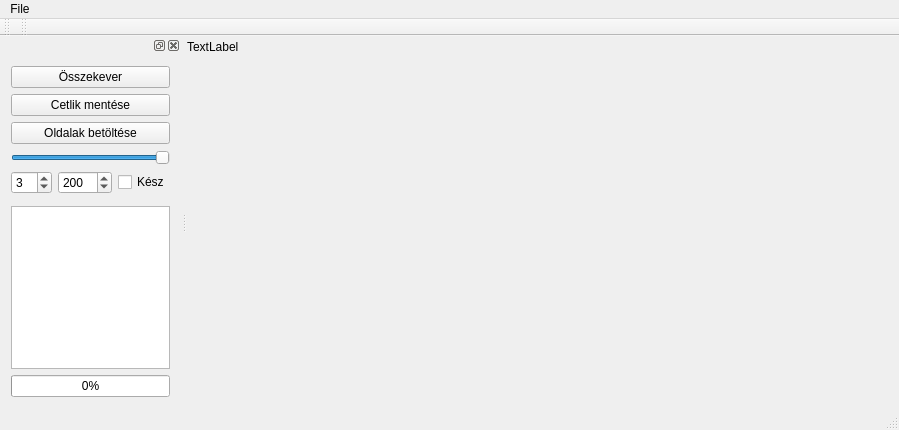
<?xml version="1.0" encoding="UTF-8"?>
<ui version="4.0">
 <class>MainWindow</class>
 <widget class="QMainWindow" name="MainWindow">
  <property name="geometry">
   <rect>
    <x>0</x>
    <y>0</y>
    <width>899</width>
    <height>430</height>
   </rect>
  </property>
  <property name="sizePolicy">
   <sizepolicy hsizetype="Maximum" vsizetype="Preferred">
    <horstretch>0</horstretch>
    <verstretch>0</verstretch>
   </sizepolicy>
  </property>
  <property name="minimumSize">
   <size>
    <width>500</width>
    <height>0</height>
   </size>
  </property>
  <property name="windowTitle">
   <string>MainWindow</string>
  </property>
  <widget class="QWidget" name="centralWidget">
   <property name="minimumSize">
    <size>
     <width>349</width>
     <height>0</height>
    </size>
   </property>
   <widget class="QLabel" name="label">
    <property name="geometry">
     <rect>
      <x>0</x>
      <y>0</y>
      <width>331</width>
      <height>21</height>
     </rect>
    </property>
    <property name="text">
     <string>TextLabel</string>
    </property>
   </widget>
  </widget>
  <widget class="QMenuBar" name="menuBar">
   <property name="geometry">
    <rect>
     <x>0</x>
     <y>0</y>
     <width>899</width>
     <height>26</height>
    </rect>
   </property>
   <widget class="QMenu" name="menuOpen_Image">
    <property name="title">
     <string>File</string>
    </property>
    <addaction name="actionOpen_Image"/>
   </widget>
   <addaction name="menuOpen_Image"/>
  </widget>
  <widget class="QToolBar" name="mainToolBar">
   <attribute name="toolBarArea">
    <enum>TopToolBarArea</enum>
   </attribute>
   <attribute name="toolBarBreak">
    <bool>false</bool>
   </attribute>
  </widget>
  <widget class="QStatusBar" name="statusBar"/>
  <widget class="PagesList" name="dockWidget">
   <property name="sizePolicy">
    <sizepolicy hsizetype="Minimum" vsizetype="Preferred">
     <horstretch>0</horstretch>
     <verstretch>0</verstretch>
    </sizepolicy>
   </property>
   <property name="minimumSize">
    <size>
     <width>150</width>
     <height>369</height>
    </size>
   </property>
   <attribute name="dockWidgetArea">
    <number>1</number>
   </attribute>
   <widget class="QWidget" name="dockWidgetContents">
    <property name="sizePolicy">
     <sizepolicy hsizetype="Minimum" vsizetype="Preferred">
      <horstretch>0</horstretch>
      <verstretch>0</verstretch>
     </sizepolicy>
    </property>
    <property name="minimumSize">
     <size>
      <width>100</width>
      <height>0</height>
     </size>
    </property>
    <property name="maximumSize">
     <size>
      <width>200</width>
      <height>16777215</height>
     </size>
    </property>
    <layout class="QGridLayout" name="gridLayout">
     <item row="0" column="0">
      <layout class="QVBoxLayout" name="verticalLayout">
       <property name="sizeConstraint">
        <enum>QLayout::SetNoConstraint</enum>
       </property>
       <item>
        <widget class="QPushButton" name="pushButtonShuffle">
         <property name="text">
          <string>Összekever</string>
         </property>
        </widget>
       </item>
       <item>
        <widget class="QPushButton" name="pushButtonSave">
         <property name="text">
          <string>Cetlik mentése</string>
         </property>
        </widget>
       </item>
       <item>
        <widget class="QPushButton" name="pushButtonOpen">
         <property name="text">
          <string>Oldalak betöltése</string>
         </property>
        </widget>
       </item>
       <item>
        <widget class="QSlider" name="horizontalSlider">
         <property name="maximum">
          <number>100</number>
         </property>
         <property name="sliderPosition">
          <number>100</number>
         </property>
         <property name="orientation">
          <enum>Qt::Horizontal</enum>
         </property>
        </widget>
       </item>
       <item>
        <layout class="QHBoxLayout" name="horizontalLayout">
         <item>
          <widget class="QSpinBox" name="spinBox">
           <property name="specialValueText">
            <string notr="true"/>
           </property>
           <property name="maximum">
            <number>10</number>
           </property>
           <property name="value">
            <number>3</number>
           </property>
          </widget>
         </item>
         <item>
          <widget class="QSpinBox" name="spinBoxEdge">
           <property name="specialValueText">
            <string notr="true"/>
           </property>
           <property name="maximum">
            <number>1000</number>
           </property>
           <property name="value">
            <number>200</number>
           </property>
          </widget>
         </item>
         <item>
          <widget class="QCheckBox" name="checkBoxSolved">
           <property name="text">
            <string>Kész</string>
           </property>
          </widget>
         </item>
        </layout>
       </item>
       <item>
        <widget class="QWidget" name="widget" native="true"/>
       </item>
       <item>
        <widget class="QListWidget" name="listWidget">
         <property name="sizeAdjustPolicy">
          <enum>QAbstractScrollArea::AdjustToContents</enum>
         </property>
        </widget>
       </item>
       <item>
        <widget class="QProgressBar" name="progressBar">
         <property name="value">
          <number>0</number>
         </property>
        </widget>
       </item>
      </layout>
     </item>
    </layout>
   </widget>
  </widget>
  <widget class="QToolBar" name="toolBar">
   <property name="windowTitle">
    <string>toolBar</string>
   </property>
   <attribute name="toolBarArea">
    <enum>TopToolBarArea</enum>
   </attribute>
   <attribute name="toolBarBreak">
    <bool>false</bool>
   </attribute>
  </widget>
  <widget class="QToolBar" name="toolBar_2">
   <property name="windowTitle">
    <string>toolBar_2</string>
   </property>
   <property name="movable">
    <bool>false</bool>
   </property>
   <property name="allowedAreas">
    <set>Qt::AllToolBarAreas</set>
   </property>
   <attribute name="toolBarArea">
    <enum>TopToolBarArea</enum>
   </attribute>
   <attribute name="toolBarBreak">
    <bool>false</bool>
   </attribute>
  </widget>
  <action name="actionOpen_Image">
   <property name="text">
    <string>Open Image</string>
   </property>
  </action>
 </widget>
 <layoutdefault spacing="6" margin="11"/>
 <customwidgets>
  <customwidget>
   <class>PagesList</class>
   <extends>QDockWidget</extends>
   <header location="global">pageslist.h</header>
   <container>1</container>
  </customwidget>
 </customwidgets>
 <resources/>
 <connections/>
</ui>
